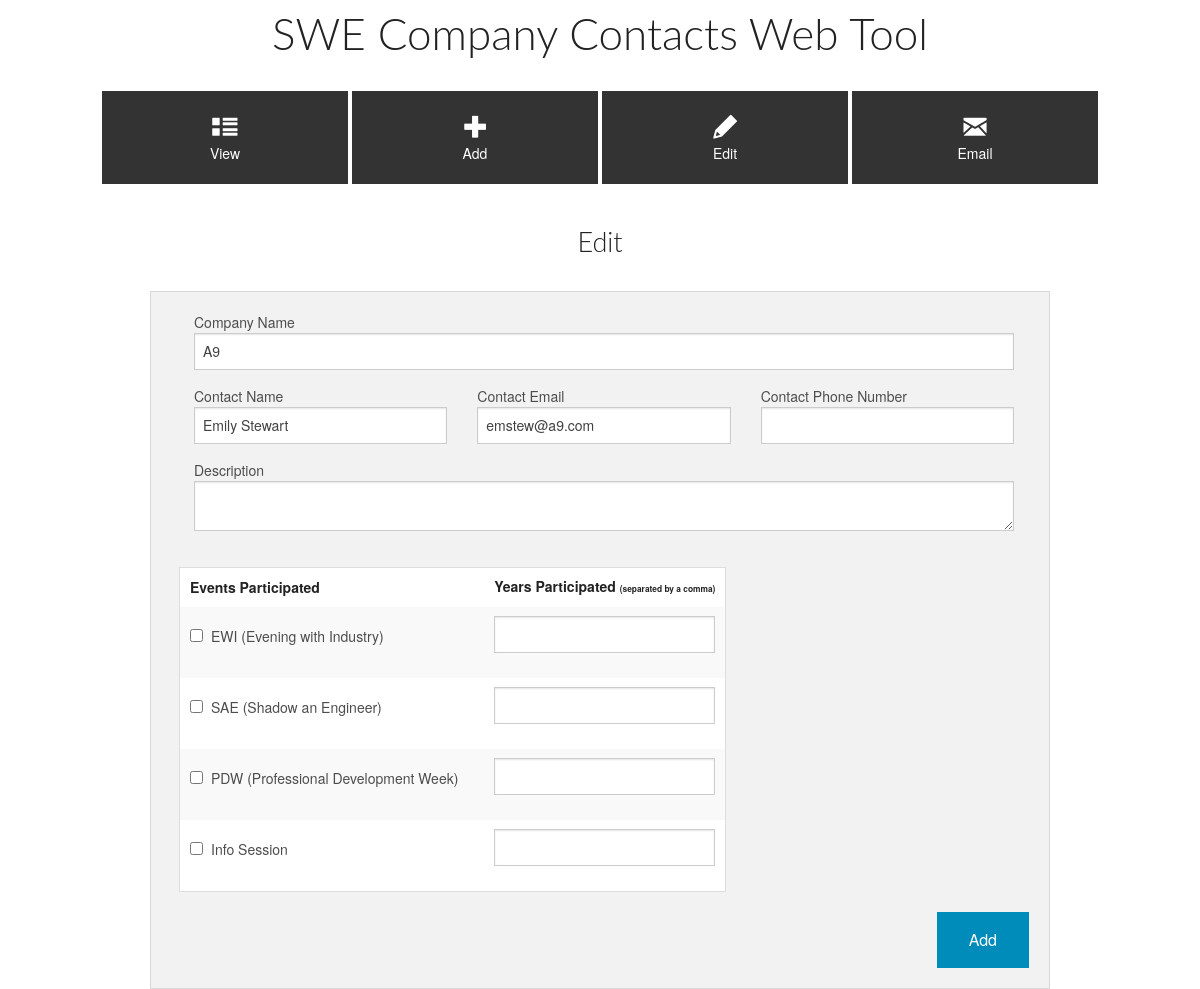
Screenshot of /editComp/1 with the database file from the repository.
### tables this page shows
CREATE TABLE Company (
  CompanyID integer primary key autoincrement,
  Name text not null,
  ContactName text not null,
  ContactEmail text not null,
  ContactPhoneNumber text,
  Description text
);

### companyContacts.py (the view)
@app.route('/editComp/<cID>')
def editComp(cID):
	global editResults
	current = g.db.execute('SELECT Name, ContactName, ContactEmail, ContactPhoneNumber, Description, CompanyID FROM Company WHERE CompanyID=?', [cID])
	editResult = [dict(Name=row[0], ContactName=row[1], ContactEmail=row[2], ContactPhoneNumber=row[3], Description=row[4], CompanyID=row[5]) for row in current.fetchall()]
	editResults = []
	return render_template("editCompany.html", editResults = editResult[0])

### companyContacts.py (called while the page is built)
@app.before_request
def before_request():
	g.db = connect_db()

@app.teardown_request
def teardown_request(exception):
	db = getattr(g, 'db', None)
	if db is not None:
		db.close()

def connect_db():
	return sqlite3.connect(app.config['DATABASE'])

### templates/editCompany.html
{% extends "header.html" %}
{% block body %}
<body>
	<h3>Edit</h3>
	<div class="panel" id="mainForm">
		<form id="addForm" action="{{ url_for('saveEdit', cID = editResults['CompanyID']) }}" method=post>
			<div class="row">
				<div class="large-12 columns">
					<label>Company Name
						<input type="text" name="compName"  value= "{{ editResults['Name'] }}" required/>
					</label>
				</div>
				<div class="large-4 columns">
					<label>Contact Name
						<input type="text" name="contName" value= "{{ editResults['ContactName'] }}" required/>
					</label>
				</div>
				<div class="large-4 columns">
					<label>Contact Email
						<input type="text" name="contEmail" value= "{{ editResults['ContactEmail'] }}" required/>
					</label>
				</div>
				<div class="large-4 columns">
					<label>Contact Phone Number
						<input type="text" name="contPhone" value= "{{ editResults['ContactPhoneNumber'] }}"/>
					</label>
				</div>
			</div>
			<div class="row">
				<div class="large-12 columns">
					<label>Description
						<textarea name="description" value= "{{ editResults['Description'] }}"></textarea>
					</label>
				</div>
			</div>
			<div class="row">
				<table>
					<ul class="no-bullets">
						<tr>
							<th>Events Participated</th>
							<th>Years Participated <small>(separated by a comma)</small></th>
						</tr>
						<tr>
							<td><input id="checkbox1" type="checkbox"><label for="checkbox1">EWI (Evening with Industry)</label></td>
							<td><input type="text" name="ewiYears"></td>
						</tr>
						<tr>
							<td><input id="checkbox2" type="checkbox"><label for="checkbox2">SAE (Shadow an Engineer)</label></td>
							<td><input type="text" name="saeYears"s></td>
						</tr>
						<tr>
							<td><input id="checkbox3" type="checkbox"><label for="checkbox3">PDW (Professional Development Week)</label></td>
							<td><input type="text" name="pdwYears"></td>
						</tr>
						<tr>
							<td><input id="checkbox4" type="checkbox"><label for="checkbox4">Info Session</label></td>
							<td><input type="text" name="infoYears"></td>
						</tr>
					</ul>
				</table>
			</div>
			<div class="row">
				<input type="submit" class="button" value="Add">
			</div>
		</form>
	</div>
</body>
{% include "footer.html" %}
{% endblock %}

### static/style.css (style rules this page uses)
body { margin-right: 100px; margin-left: 100px; }
h1, h3 { text-align: center; }
h1, h2, h3, h4, h5 { font-family: "Lato Light", "Century Gothic", sans-serif; }
#mainForm { width: 900px; margin: 0 auto; margin-top: 30px; margin-bottom: 30px; }
.button { float: right; margin-bottom: 0px; }
.no-bullets { list-style-type: none; }
#addForm { padding-left: 0.5rem; }

### rows the page displays
Company: compName "A9", contName "Emily Stewart", contEmail "emstew@a9.com"
